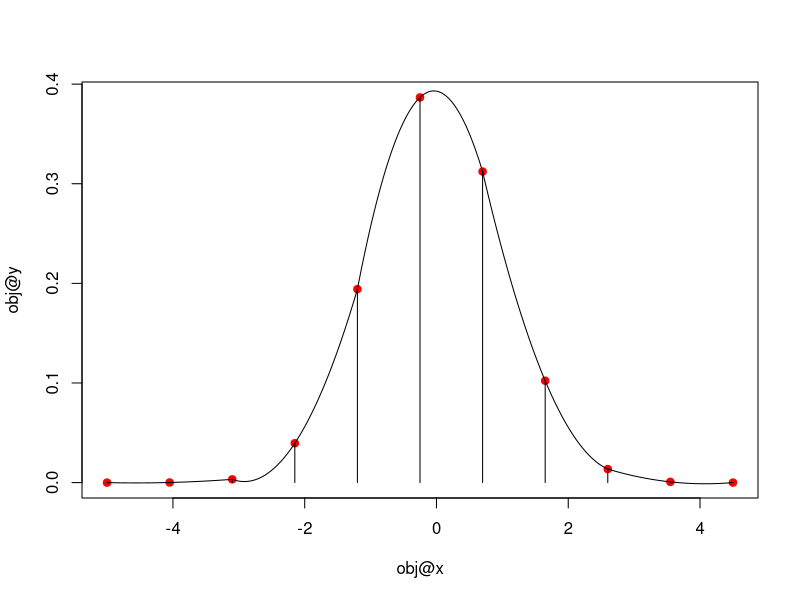
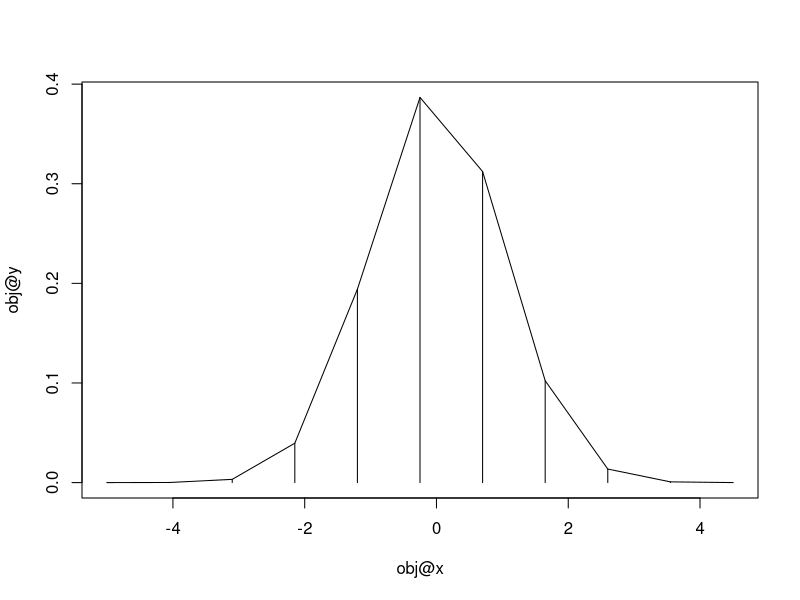

The R source for these figures, in order:


## Set up the class definitions
setClass(Class="Trapezoid",
         representation=representation(
          x="numeric",
          y="numeric",
          answer="numeric"
         ),
         prototype = prototype(
           x = c(),
           y = c(),
           answer=c()
         ))

setMethod("initialize", "Trapezoid", 
          function(.Object, ...){
            value=callNextMethod()
            return(value)
          }
) 

## Set up the class definitions
setClass(Class="Simpson",
         representation=representation(
           x="numeric",
           y="numeric",
           answer="numeric"
         ),
         prototype = prototype(
           x = c(),
           y = c(),
           answer=c()
         ))

setMethod("initialize", "Simpson", 
          function(.Object, ...){
            value=callNextMethod()
            return(value)
          }
) 


integrateIt<-function(x, y, a, b, rule="Trap"){
  ## Do the trapezoidal
  n<-length(x) # number of points
  if(rule=="Trap"){
    h<-(b-a)/(2*n) # calculate h. Put 2 in the denominator
    answer<-h*(2*sum(y[2:(n-1)])+y[1]+y[n]) # calculate the outcome
    out<-new("Trapezoid", x=x, y=y, answer=answer)
    }
  else {
    h<-(b-a)/(n*3) ## calculate h.  Put 3 in the denominator
    first<-y[1] ## first element
    last<-y[n] ## second element
    evens.sum<-sum(y[seq(2, n-1, by=2)]) ## every other elements excludign first and last
    odds.sum<-sum(y[seq(3, n-2, by=2)]) # the rest
    answer<-h*(first+4*evens.sum + 2*odds.sum + last) #calculate output
    out<-new("Simpson", x=x, y=y, answer=answer)
  }
}

setMethod("print", "Trapezoid",
          function(x){
            cat("Integration using trapezoidal method \n")
            cat(x@answer)
          }
          )

setMethod("print", "Simpson",
          function(x){
            cat("Integration using Simpson's method \n")
            cat(x@answer)
          }
)



## everything we need to plot the trapezoids
setMethod("plot", "Trapezoid", 
          function(x, y=NULL){
            obj<-x
            plot(obj@x, obj@y, type="l")
            segments(obj@x, obj@y, obj@x, 0)
          }
)



## everything we need to plot the trapezoids
setMethod("plot", "Simpson", 
          function(x, y=NULL){
            
            ## code below is for plotting the parabolas
            obj<-x
            
            ## extract all of the numbers we need
            n<-length(obj@x)
            u<-obj@x[seq(1, (n-2), by=2)]
            fu<-obj@y[seq(1, (n-2), by=2)]
            v<-obj@x[seq(2, (n-1), by=2)]
            fv<-obj@y[seq(2, (n-1), by=2)]
            w<-obj@x[seq(3, (n), by=2)]
            fw<-obj@y[seq(3, (n), by=2)]
            
            
            ## write a subfunction to help keep all of the numbers straight
            parabFun<-function(x, index=1, u, v, w, fu, fv, fw){
              firstPart<-fu[index]*(x -v[index])*(x-w[index])/((u[index]-v[index])*(u[index]-w[index]))
              secondPart<-fv[index]*(x -u[index])*(x-w[index])/((v[index]-u[index])*(v[index]-w[index]))
              thirdPart<- fw[index]*(x -u[index])*(x-v[index])/((w[index]-u[index])*(w[index]-v[index]))
              return(firstPart+secondPart+thirdPart)
            }
            
            
            ## Make the plot
            plot(obj@x, obj@y, pch=19, col="red")
            segments(obj@x, obj@y, obj@x, 0)
            
            for(i in 1:length(u)){
              plotX<-seq(u[i], w[i],length=100)
              plotY<-parabFun(plotX,index=i, u=u, v=v, w=w, fu=fu, fv=fv,fw=fw)
              lines(plotX, plotY)
            }
            
          }
)




tryx<-seq(-5, 4.99, by=.95)
length(tryx)
tryy<-dnorm(tryx)

exampSimp<-integrateIt(tryx, tryy, -5, 5, rule="Simp")
exampTrap<-integrateIt(tryx, tryy, -5, 5, rule="Trap")
print(exampSimp)
plot(exampSimp)
print(exampTrap)
plot(exampTrap)

new("Trapezoid")



